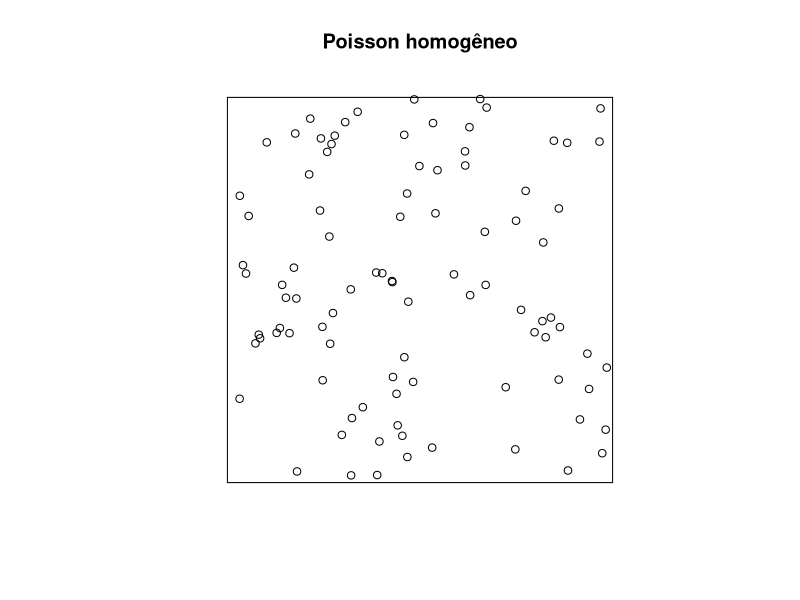
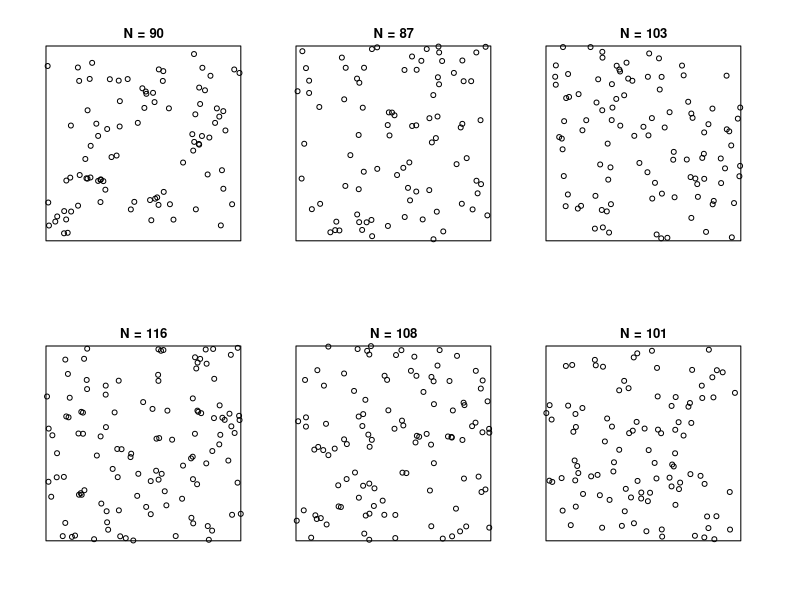
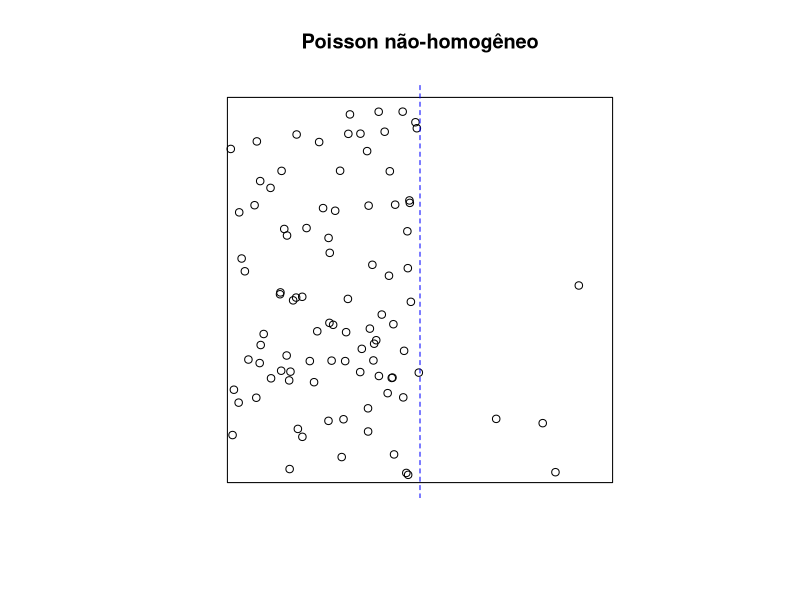
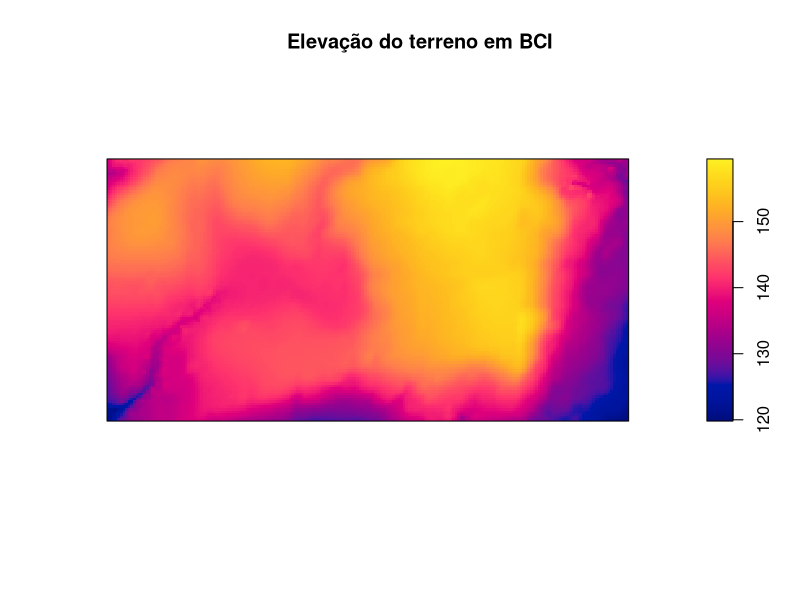
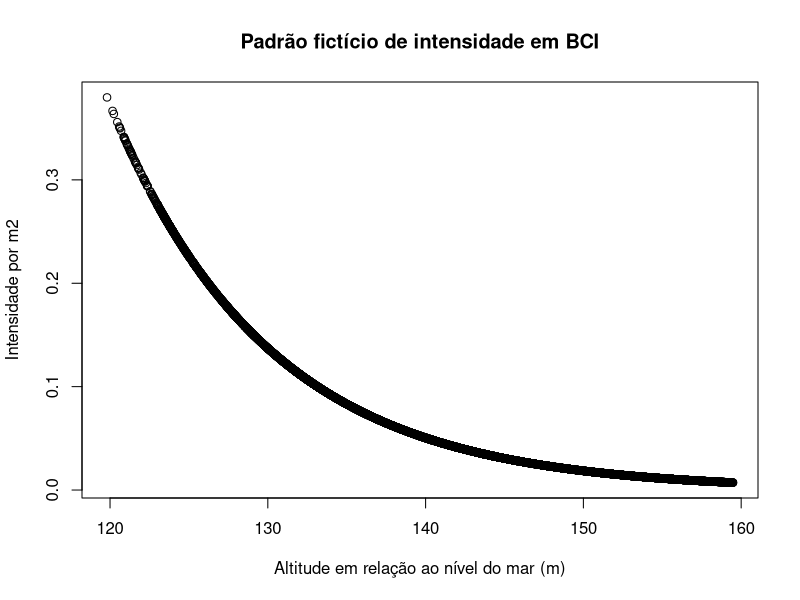
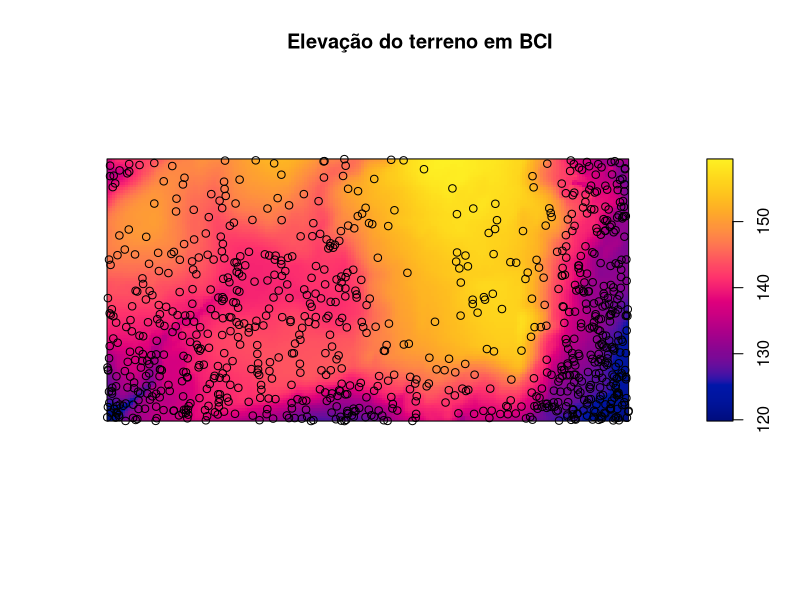
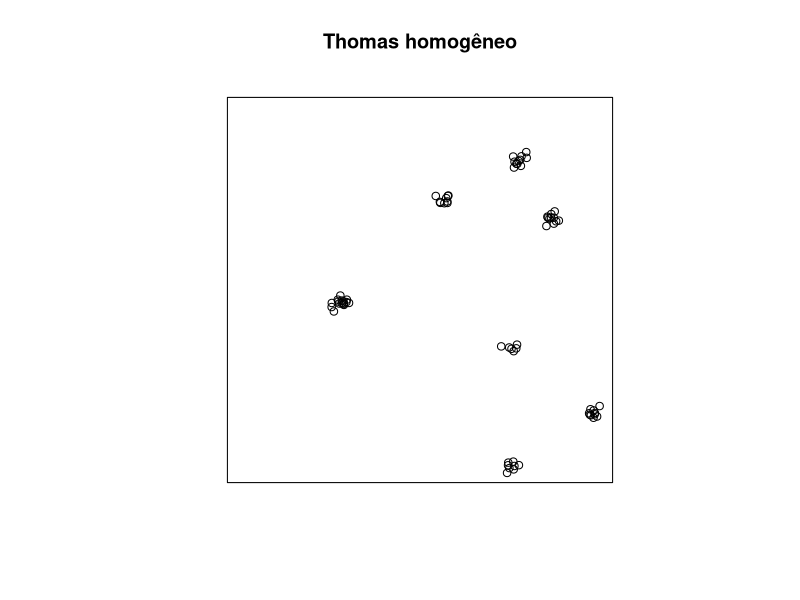
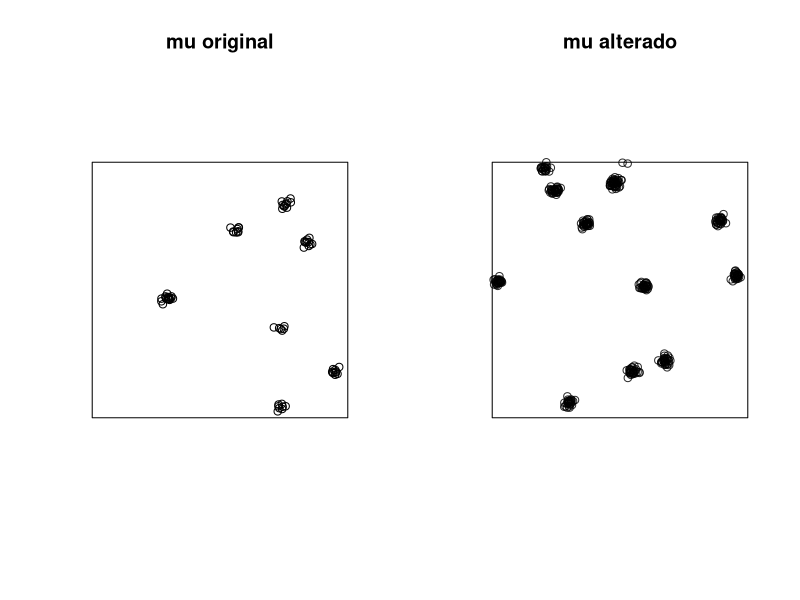

Recreate these plots in R, in order.
## ---- chunk 1
library(knitr)
knitr::opts_chunk$set(echo = TRUE, eval = FALSE)
library(spatstat)
## descomente para gerar com todos os outputs
##knitr::opts_chunk$set(echo = TRUE, eval = TRUE)
## ---- chunk 2
library(spatstat)
## ---- chunk 3
## Gera o padrão de um processo PH, com intensidade = 100
PH <- rpoispp(lambda = 100, win = unit.square())
## Plota o padrão de pontos
plot(PH, main = "Poisson homogêneo")
## ---- chunk 4
## seis  simulações do modelo
set.seed(3)
HP1 <- rpoispp(lambda = 100, win = unit.square(), nsim = 6)
names(HP1) <- sapply(HP1, function(x) paste0("N = ", x$n))
plot(HP1, multiplot=TRUE, main = "")
## ---- chunk 5
## Aqui definimos uma função que descreve como a intensidade muda na área
## No caso, a intensidade muda de 180 para 20 a partir do valor da coordenada X = 0.5
padrao1 <- function(x,y) ifelse(test = x > 0.5, yes = 20, no = 180)
## Gera o padrão de pontos
IP <- rpoispp(lambda = padrao1, win = unit.square())
## Plota o gráfico
plot(IP, main = "Poisson não-homogêneo")
## Uma linha para marcar as duas regiões
abline(v = 0.5, lty =2 , col = "blue")
## ---- chunk 6
image(bei.extra$elev, main = "Elevação do terreno em BCI")
## ---- chunk 7
## Valores de intensidade em função da elevação na parcela
padrao2 <- exp(20 - bei.extra$elev/10)*5e-6
## ---- chunk 8
padrao2 <- exp(20 - bei.extra$elev/10)*5e-6
plot(bei.extra$elev$v, I(padrao2$v*25),
     main = "Padrão fictício de intensidade em BCI",
     xlab = "Altitude em relação ao nível do mar (m)",
     ylab = "Intensidade por m2")
## ---- chunk 9
## Gera padrão de pontos com a intensidade definida pelo padrão
bci.pp <- rpoispp(lambda = padrao2)
## Plota o mapa do terreno e os pontos
image(bei.extra$elev, main = "Elevação do terreno em BCI")
points(bci.pp)
## ---- chunk 10
TH <- rThomas(kappa = 10, scale = 0.01, mu = 10, win = unit.square())
plot(TH, main = "Thomas homogêneo")
## ---- chunk 11
## Nova simulacao com mu = 30
TH1b <- rThomas(kappa = 10, scale = 0.01, mu = 30, win = unit.square())
## Plota o grafico anterior junto com o grafico do novo padrao
par(mfrow=c(1,2)) ## abre janela para dois graficos juntos
plot(TH, main = "mu original")
plot(TH1b, main = "mu alterado")
par(mfrow = c(1,1))
## ---- chunk 12
## Nova simulacao com kappa = 20
TH2 <- rThomas(kappa = 30, scale = 0.01, mu = 10, win = unit.square())
## Plota o grafico anterior junto com o grafico do novo padrao
par(mfrow=c(1,2)) ## abre janela para dois graficos juntos
plot(TH, main = "Kappa original")
plot(TH2, main = "Kappa alterado")
par(mfrow = c(1,1))
## ---- chunk 13
## Nova simulacao com scale = 0.03
TH3 <- rThomas(kappa = 10, scale = 0.03, mu = 10, win = unit.square())
## Plota o grafico anterior junto com o grafico do novo padrao
par(mfrow=c(1,2)) ## abre janela para dois graficos juntos
plot(TH, main = "scale original")
plot(TH3, main = "scale alterado")
par(mfrow = c(1,1))
## ---- chunk 14
## Cria o padrão de intensidade de agregados: duas zonas com intensidades 5 e 20
padrao3 <- function(x,y) ifelse(x > 0.5, 5, 20)
## Simula o processo de Thomas com intensidade de pontos no cluster igual ao padrão acima
IT <- rThomas(kappa = 20, scale = 0.01, mu = padrao3, win = unit.square())
## Plota os pontos e a linha que divide as duas zonas de intensidade
plot(IT)
abline(v = 0.5, lty =2 , col = "blue")
